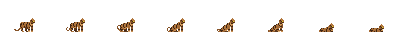
#> input picture tools/art/cat_src/cat_laying.png, 400 x 50 px
$ python -i kit_sheet.py   (imports and definitions only)
#> lines starting #> are read from the running program, lines starting #| are printed output that depends on the picture; after the words box and inside, x2 and y2 are one past the last pixel; in counts of white or black regions, pixels touching at a corner belong together
#> further down, picture is the input picture: PIL image 400x50 RGBA; mean R, G, B, A 6.7, 4.5, 2.2, 11.5
"""Actor-kit art sheet: every kit actor at 1x and 3x on the game background,
beside the HD cat at its current size and at the B' size (1.5x art).

    python3 tools/art/kit_sheet.py OUT_DIR [B_PRIME_CAT_SHEET]

Reads what the game loads (assets/sprites/kit/kit_manifest.json and its PNGs).
The stage is built from the room's own layers (back wall, ansimuz machinery,
steel floor tiles) and everything on it, cats included, is multiplied by the
ambient measured on Room 1's floor in a game frame (0.52, 0.56, 0.75), so the
values are the unlit in-game values; lamps and the moon only add to them.

B_PRIME_CAT_SHEET is the scale study's 1.5x idle sheet (75 px frames,
tools/scale/art/cat15_idle.png on feat/scale); without it the B' cat is left out.

Writes lineup_1x.png, lineup_3x.png, frames_3x.png and kit_sheet.png (all three).
"""
import json
import math
import os
import sys

from PIL import Image, ImageDraw, ImageFont

ROOT = os.path.abspath(os.path.join(os.path.dirname(__file__), "..", ".."))
# [1 line not run here, left out]
AMB = (0.52, 0.56, 0.75)
WALL = (15, 25, 48)
FONT = os.path.join(ROOT, "assets/fonts/monogram.ttf")
TEXT = (255, 226, 150)
DIM = (150, 160, 190)

_strips = {}


# [19 lines left out: functions strip_of, frame, not called in this run]


def tint(im, k=AMB):
#> called with k = (0.52, 0.56, 0.75)
    r, g, b, a = im.split()
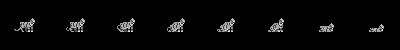
#> r: PIL image 400x50 L; min 0, max 232, mean 6.7
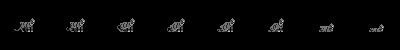
#> g: PIL image 400x50 L; min 0, max 216, mean 4.5
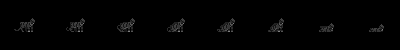
#> b: PIL image 400x50 L; min 0, max 128, mean 2.2
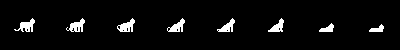
#> a: PIL image 400x50 L; 4.5% white; 8 white regions, largest, box (x1, y1, x2, y2) and area: (14, 18, 35, 32) 136, (117, 18, 135, 32) 136, (66, 18, 85, 32) 134
    r = r.point(lambda v: int(v * k[0]))
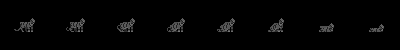
#> r: PIL image 400x50 L; min 0, max 120, mean 3.5
    g = g.point(lambda v: int(v * k[1]))
    b = b.point(lambda v: int(v * k[2]))
    return Image.merge("RGBA", (r, g, b, a))
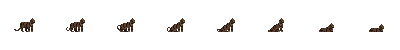
#> returned value: PIL image 400x50 RGBA; mean R, G, B, A 3.5, 2.5, 1.7, 11.5; transparent parts drawn white


# [14 lines left out: function put, not called in this run]


# ---- the stage -------------------------------------------------------------------

# [2 lines not run here, left out]


def tile(col, row, block):
    return TILES.crop((col * 32, (row + 10 * block) * 32, col * 32 + 32, (row + 10 * block) * 32 + 32))


# [16 lines left out: function stage, not called in this run]


# ---- cats --------------------------------------------------------------------------

def cat_hd():
    im = Image.open(os.path.join(ROOT, "assets/sprites/cat/cat_idle.png")).convert("RGBA").crop((0, 0, 75, 75))
    return im, (37, 49)   # Sprite at (0, -12), centred (drawn from -37): the feet are 12 px under the frame centre


# [6 lines left out: function cat_bprime, not called in this run]


# ---- lineups -----------------------------------------------------------------------

def label(d, xy, text, font, col=TEXT):
    d.text(xy, text, font=font, fill=col)


# [231 lines left out: functions lineup_rows, frames_panel, palette_panel, main, not called in this run]


# [2 lines not run here, left out]

>>> from PIL import Image
>>> picture = Image.open('cat_src/cat_laying.png')
>>> result = tint(picture)
